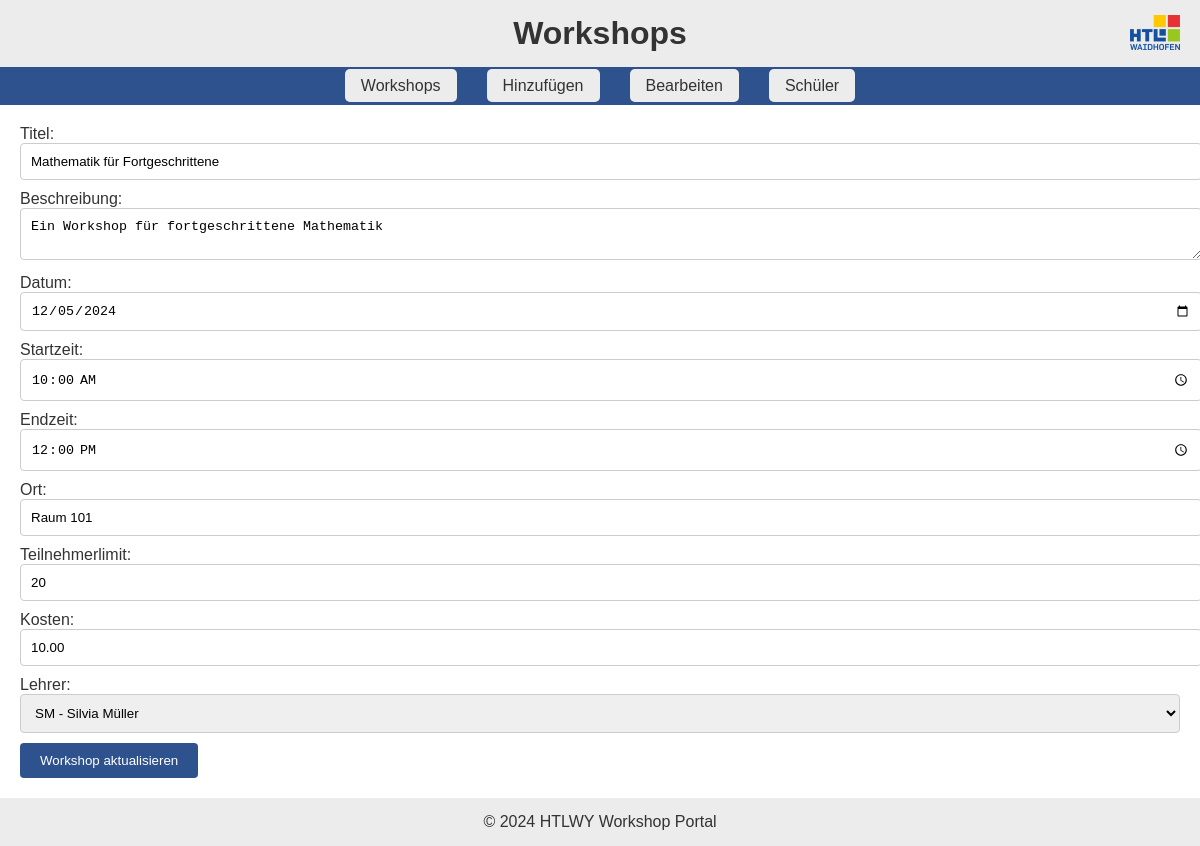
The page /edit_workshop/1/ on the database its author committed.
### workshops/models.py (models this page shows, shortened)
class Workshop(models.Model):
    title = models.CharField(max_length=255)
    description = models.TextField()
    location = models.CharField(max_length=255)
    date = models.DateField()
    starttime = models.TimeField()
    endtime = models.TimeField()
    participant_limit = models.IntegerField()
    cost = models.DecimalField(max_digits=10, decimal_places=2)
    teacher = models.ForeignKey(Lehrer, on_delete=models.CASCADE, related_name="workshops")

class Benutzer(models.Model):
    name = models.CharField(max_length=255)
    email = models.EmailField()
    class Meta:
        abstract = True

class Lehrer(Benutzer):
    kuerzel = models.CharField(max_length=10)

### workshops/views.py (the view, shortened to what this page needs)
# urls.py: path('edit_workshop/<int:workshop_id>/', views.edit_workshop, name='edit_workshop'),
def edit_workshop(request, workshop_id):
    workshop = get_object_or_404(Workshop, id=workshop_id)
    teachers = Lehrer.objects.all()
    context = {
        'workshop': workshop,
        'teachers': teachers
    }
    return render(request, 'edit_workshop.html', context)

### workshops/templates/edit_workshop.html (shortened to what this page needs)
{% extends "layout.html" %}
{% block content %}
<div class="workshop-form" >
    <form method="post">
        <label for="name">Titel:</label>
        <input type="text" id="name" name="name" value="{{ workshop.title }}" required><br>
        <label for="description">Beschreibung:</label>
        <textarea id="description" name="description" required>{{ workshop.description }}</textarea><br>
        <label for="date">Datum:</label>
        <input type="date" id="date" name="date" value="{{ workshop.date|date:'Y-m-d' }}" required><br>
        <label for="start_time">Startzeit:</label>
        <input type="time" id="start_time" name="start_time" value="{{ workshop.starttime|time:'H:i' }}" required><br>
        <label for="end_time">Endzeit:</label>
        <input type="time" id="end_time" name="end_time" value="{{ workshop.endtime|time:'H:i' }}" required><br>
        <label for="location">Ort:</label>
        <input type="text" id="location" name="location" value="{{ workshop.location }}" required><br>
        <label for="participants">Teilnehmerlimit:</label>
        <input type="number" id="participants" name="participants" value="{{ workshop.participant_limit }}" required><br>
        <label for="cost">Kosten:</label>
        <input type="number" step="0.01" id="cost" name="cost" value="{{ workshop.cost }}" required><br>
        <label for="teacher_kuerzel">Lehrer:</label>
        <select id="teacher_kuerzel" name="teacher_kuerzel" required>
            {% for teacher in teachers %}
                <option value="{{ teacher.kuerzel }}" {% if teacher == workshop.teacher %}selected{% endif %}>
                    {{ teacher.kuerzel }} - {{ teacher.name }}
                </option>
            {% endfor %}
        </select><br>
        <button type="submit">Workshop aktualisieren</button>
    </form>
</div>
{% endblock %}

### workshops/templates/layout.html (style rules this page uses)
body { font-family: Arial, sans-serif; margin: 0; padding: 0; background-color: white; color: #333; }
.workshop-form input, .workshop-form textarea, .workshop-form select { width: 100%; padding: 10px; margin-bottom: 10px; border: 1px solid #ccc; border-radius: 4px; }
.workshop-form button { background-color: #2E528D; color: white; padding: 10px 20px; border: none; border-radius: 4px; cursor: pointer; }

### rows shown on the page
Workshop: name "Mathematik für Fortgeschrittene", description "Ein Workshop für fortgeschrittene Mathematik", date "12/05/2024", start_time "10:00", end_time "12:00", location "Raum 101", participants "20", cost "10.00", teacher_kuerzel "SM - Silvia Müller"
